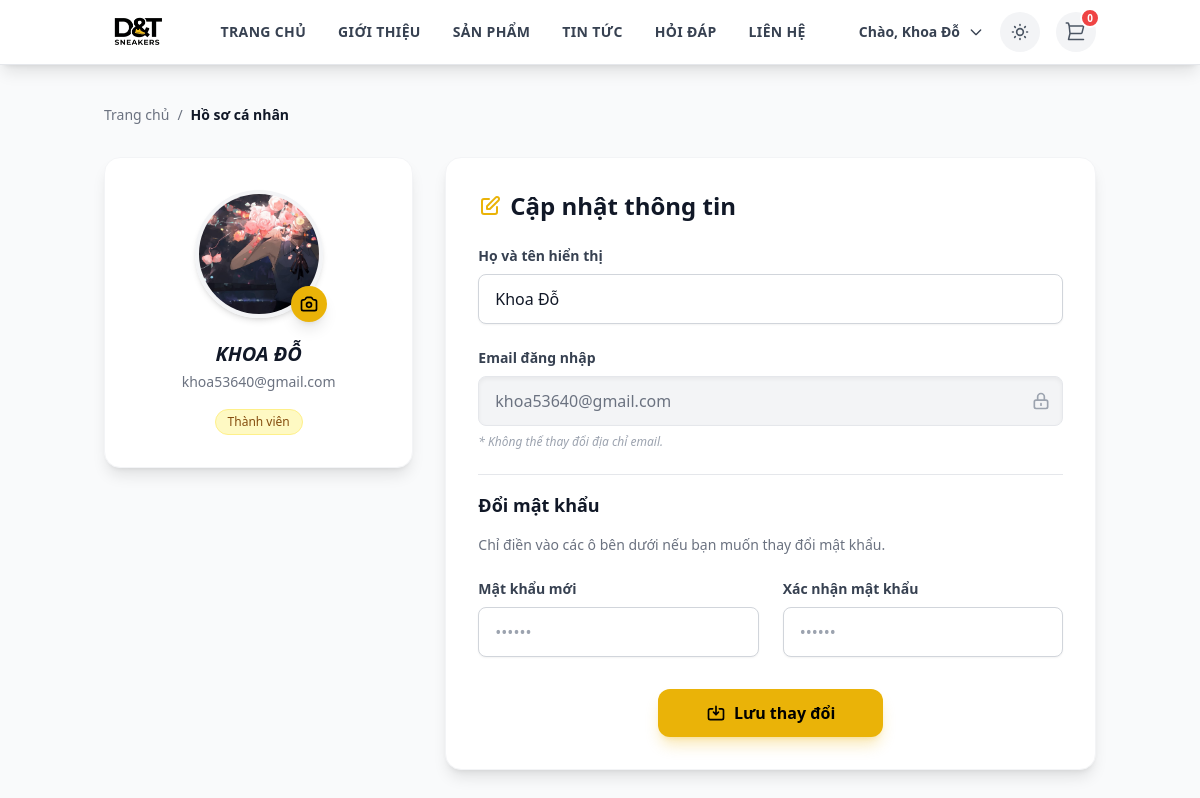
Screenshot of /public/index.php?url=profile/index (signed in) with the database file from the repository.
### tables this page shows
CREATE TABLE `users` (
  `id` int(11) NOT NULL,
  `username` varchar(50) NOT NULL,
  `email` varchar(100) NOT NULL,
  `password_hash` varchar(255) NOT NULL,
  `full_name` varchar(100) DEFAULT NULL,
  `avatar_url` varchar(255) DEFAULT 'default_avatar.png',
  `role` enum('member','admin') NOT NULL DEFAULT 'member',
  `status` enum('active','banned') NOT NULL DEFAULT 'active',
  `created_at` timestamp NOT NULL DEFAULT current_timestamp()
);

### app/libraries/Database.php (called while the page is built, shortened)
<?php
class Database
{
    private $host = DB_HOST;
    private $user = DB_USER;
    private $pass = DB_PASS;
    private $dbname = DB_NAME;
    private $dbh;
    private $stmt;
    public function __construct()
    {
        $dsn = 'mysql:host=' . $this->host . ';dbname=' . $this->dbname . ';charset=utf8';
        $options = [
            PDO::ATTR_PERSISTENT => true,
            PDO::ATTR_ERRMODE => PDO::ERRMODE_EXCEPTION,
            PDO::ATTR_DEFAULT_FETCH_MODE => PDO::FETCH_OBJ,
            PDO::ATTR_EMULATE_PREPARES => false,
        ];
        try
        {
            $this->dbh = new PDO($dsn, $this->user, $this->pass, $options);
        }
        catch (PDOException $e)
        {
            $this->error = $e->getMessage();
            echo $this->error;
        }
    }
    public function query($sql)
    {
        $this->stmt = $this->dbh->prepare($sql);
    }
    public function bind($param, $value, $type = null)
    {
        if (is_null($type))
        {
            switch(true)
            {
                case is_int($value):  $type = PDO::PARAM_INT; break;
            }
        }
        $this->stmt->bindValue($param, $value, $type);
    }
    public function execute()
    {
        return $this->stmt->execute();
    }
    public function single()
    {
        $this->execute();
        return $this->stmt->fetch();
    }
}

### app/models/User.php (called while the page is built, shortened)
<?php
class User {
    private $db;
    public function __construct() {
        $this->db = new Database();
    }
    public function find($id) {
        $this->db->query("SELECT * FROM users WHERE id = :id");
        $this->db->bind(':id', $id);
        return $this->db->single();
    }
}

### app/views/public/auth/profile.php (the view, shortened to what this page needs)
<div class="bg-gray-50 dark:bg-[#111111] min-h-screen py-10">
    <div class="container mx-auto px-4 max-w-5xl">
        <nav class="flex text-sm text-gray-500 mb-8">
            <a href="<?= URLROOT ?>/public/index.php" class="...">Trang chủ</a>
            <span class="mx-2">/</span>
            <span class="text-gray-900 dark:text-white font-bold">Hồ sơ cá nhân</span>
        </nav>
        <div class="grid grid-cols-1 md:grid-cols-3 gap-8">
            <div class="md:col-span-1">
                <div class="bg-white dark:bg-[#1a1a1a] rounded-2xl shadow-lg p-8 text-center border border-gray-100 dark:border-gray-800 sticky top-24">
                    <form id="avatar-form" action="" method="POST" enctype="multipart/form-data">
                        <div class="relative inline-block group">
                            <?php
                                $avatarSrc = !empty($user->avatar_url) ? URLROOT . "/public/" . $user->avatar_url : "https://ui-avatars.com/api/?name=" . urlencode($user->full_name) . "&background=fbbf24&color=000&size=200";
                            ?>
                            <img id="avatar-preview"
                                 src="<?= $avatarSrc ?>"
                                 alt="Avatar"
                                 class="w-32 h-32 rounded-full object-cover border-4 border-gray-100 dark:border-gray-700 shadow-md mx-auto transition-transform group-hover:scale-105">
                            <label for="avatar-input" class="absolute bottom-0 right-0 bg-yellow-500 text-black p-2 rounded-full cursor-pointer hover:bg-yellow-400 transition-all shadow-lg transform translate-x-1 translate-y-1" title="Đổi ảnh đại diện">
                            </label>
                        </div>
                    </form>
                    <h2 class="text-xl font-black mt-4 text-gray-900 dark:text-white uppercase italic">
                        <?= htmlspecialchars($user->full_name) ?>
                    </h2>
                    <p class="text-sm text-gray-500 dark:text-gray-400 mt-1"><?= htmlspecialchars($user->email) ?></p>
                    <div class="mt-4">
                        <?php if (isset($user->role) && $user->role === 'admin'): ?>
                            <span class="inline-flex items-center px-3 py-1 rounded-full text-xs font-bold bg-red-100 text-red-800 border border-red-200">
                                <svg class="w-3 h-3 mr-1" fill="currentColor" viewBox="0 0 20 20"><path d="M13 6a3 3 0 11-6 0 3 3 0 016 0zM18 8a2 2 0 11-4 0 2 2 0 014 0zM14 15a4 4 0 00-8 0v3h8v-3zM6 8a2 2 0 11-4 0 2 2 0 014 0zM16 18v-3a5.972 5.972 0 00-.75-2.906A3.005 3.005 0 0119 15v3h-3zM4.75 12.094A5.973 5.973 0 004 15v3H1v-3a3 3 0 013.75-2.906z"></path></svg>
                                Quản trị viên
                            </span>
                        <?php else: ?>
                            <span class="inline-flex items-center px-3 py-1 rounded-full text-xs font-medium bg-yellow-100 text-yellow-800 border border-yellow-200">
                                Thành viên
                            </span>
                        <?php endif; ?>
                    </div>
                </div>
            </div>
            <div class="md:col-span-2">
                <div class="bg-white dark:bg-[#1a1a1a] rounded-2xl shadow-lg p-8 border border-gray-100 dark:border-gray-800">
                    <h3 class="text-2xl font-bold mb-6 text-gray-900 dark:text-white flex items-center gap-2">
                        Cập nhật thông tin
                    </h3>
                    <form action="<?= URLROOT ?>/public/index.php?url=profile/index" method="POST" enctype="multipart/form-data">
                        <div class="space-y-6">
                            <div>
                                <label class="block text-sm font-bold text-gray-700 dark:text-gray-300 mb-2">Họ và tên hiển thị</label>
                                <input type="text" name="full_name" value="<?= htmlspecialchars($user->full_name) ?>" required
                                    class="w-full px-4 py-3 rounded-lg border border-gray-300 dark:border-gray-700 bg-white dark:bg-[#252525] text-gray-900 dark:text-white focus:ring-2 focus:ring-yellow-500 focus:border-transparent outline-none transition-all shadow-sm">
                            </div>
                            <div>
                                <label class="block text-sm font-bold text-gray-700 dark:text-gray-300 mb-2">Email đăng nhập</label>
                                <div class="relative">
                                    <input type="email" name="email" value="<?= htmlspecialchars($user->email) ?>" readonly
                                        class="w-full px-4 py-3 rounded-lg border border-gray-200 dark:border-gray-700 bg-gray-100 dark:bg-gray-800 text-gray-500 cursor-not-allowed shadow-inner">
                                    <div class="absolute inset-y-0 right-0 flex items-center pr-3">
                                        <svg class="h-5 w-5 text-gray-400" fill="none" viewBox="0 0 24 24" stroke="currentColor"><path stroke-linecap="round" stroke-linejoin="round" stroke-width="2" d="M12 15v2m-6 4h12a2 2 0 002-2v-6a2 2 0 00-2-2H6a2 2 0 00-2 2v6a2 2 0 002 2zm10-10V7a4 4 0 00-8 0v4h8z" /></svg>
                                    </div>
                                </div>
                                <p class="text-xs text-gray-400 mt-2 italic">* Không thể thay đổi địa chỉ email.</p>
                            </div>
                            <div class="border-t border-gray-200 dark:border-gray-700 pt-4 mt-4">
                                <h4 class="text-lg font-bold text-gray-900 dark:text-white mb-4">Đổi mật khẩu</h4>
                                <p class="text-sm text-gray-500 mb-4">Chỉ điền vào các ô bên dưới nếu bạn muốn thay đổi mật khẩu.</p>
                            </div>
                            <div class="grid grid-cols-1 md:grid-cols-2 gap-6">
                                <div>
                                    <label class="block text-sm font-bold text-gray-700 dark:text-gray-300 mb-2">Mật khẩu mới</label>
                                    <input type="password" name="new_password" placeholder="••••••"
                                        class="w-full px-4 py-3 rounded-lg border border-gray-300 dark:border-gray-700 bg-white dark:bg-[#252525] text-gray-900 dark:text-white focus:ring-2 focus:ring-yellow-500 focus:border-transparent outline-none transition-all shadow-sm">
                                </div>
                                <div>
                                    <label class="block text-sm font-bold text-gray-700 dark:text-gray-300 mb-2">Xác nhận mật khẩu</label>
                                    <input type="password" name="confirm_password" placeholder="••••••"
                                        class="w-full px-4 py-3 rounded-lg border border-gray-300 dark:border-gray-700 bg-white dark:bg-[#252525] text-gray-900 dark:text-white focus:ring-2 focus:ring-yellow-500 focus:border-transparent outline-none transition-all shadow-sm">
                                </div>
                            </div>
                        </div>
                        <div class="mt-8 flex justify-center">
                            <button type="submit" class="bg-yellow-500 hover:bg-yellow-400 text-black font-bold py-3 px-12 rounded-xl shadow-lg shadow-yellow-500/30 transform transition hover:-translate-y-1 hover:scale-105 flex items-center gap-2">
                                <svg xmlns="http://www.w3.org/2000/svg" class="h-5 w-5" fill="none" viewBox="0 0 24 24" stroke="currentColor"><path stroke-linecap="round" stroke-linejoin="round" stroke-width="2" d="M8 7H5a2 2 0 00-2 2v9a2 2 0 002 2h14a2 2 0 002-2V9a2 2 0 00-2-2h-3m-1 4l-3 3m0 0l-3-3m3 3V4" /></svg>
                                Lưu thay đổi
                            </button>
                        </div>
                    </form>
                </div>
            </div>
        </div>
    </div>
</div>

### app/views/layouts/main.php (style rules this page uses)
body { box-sizing: border-box; }
html, body, header, section, div, span, p, h1, h2, h3, a, button, svg, path { transition: background-color 0.3s ease, color 0.3s ease, border-color 0.3s ease, fill 0.3s ease, stroke 0.3s ease; }

### rows the page displays
users: avatar_url (picture), full_name "KHOA ĐỖ", email "khoa53640@gmail.com", full_name "Khoa Đỗ"

### other values shown
$_SESSION['user_name'] "Khoa Đỗ"
